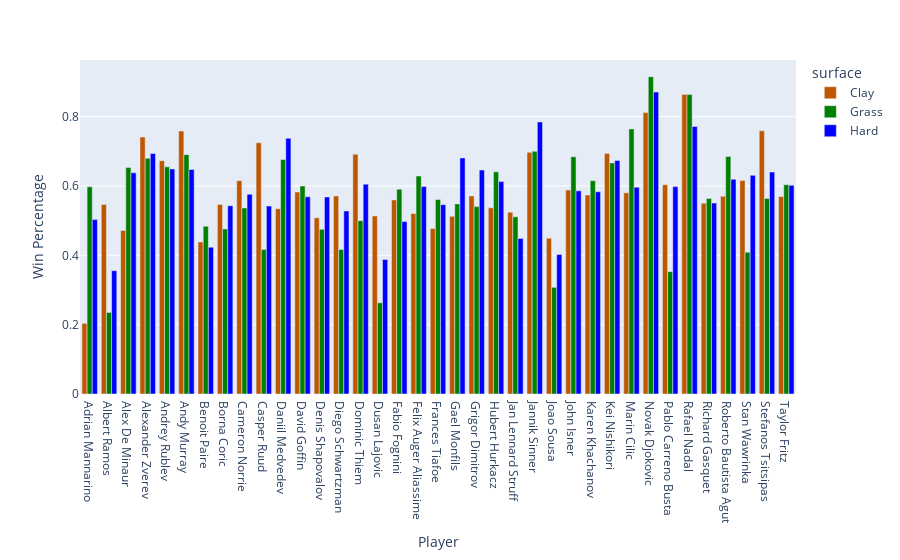

Notebook code cell kept with this figure:
### Markdown cell above
## Who performs best on which surfaces?

### Code cell
pxdata = player_surface[player_surface['total_matches'] >= 300]

color_map = {
    "Clay": "#BF5700",   
    "Grass": "green",  
    "Hard": "blue"     
}

fig = px.bar(pxdata, x = 'player_name', y = 'win_pct', color = 'surface', color_discrete_map = color_map, barmode = 'group', labels = {
    'player_name' : 'Player',
    'win_pct' : 'Win Percentage'
})

fig.show()

### Figure 1 — Plotly figure (JSON) as saved in the notebook; plotly's stock layout.template omitted (floating-point values rounded to 4 significant figures)
{"data": [{"alignmentgroup": "True", "hovertemplate": "surface=Clay<br>Player=%{x}<br>Win Percentage=%{y}<extra></extra>", "legendgroup": "Clay", "marker": {"color": "#BF5700", "pattern": {"shape": ""}}, "name": "Clay", "offsetgroup": "Clay", "orientation": "v", "showlegend": true, "textposition": "auto", "type": "bar", "x": ["Adrian Mannarino", "Albert Ramos", "Alex De Minaur", "Alexander Zverev", "Andrey Rublev", "Andy Murray", "Benoit Paire", "Borna Coric", "Cameron Norrie", "Casper Ruud", "Daniil Medvedev", "David Goffin", "Denis Shapovalov", "Diego Schwartzman", "Dominic Thiem", "Dusan Lajovic", "Fabio Fognini", "Felix Auger Aliassime", "Frances Tiafoe", "Gael Monfils", "Grigor Dimitrov", "Hubert Hurkacz", "Jan Lennard Struff", "Jannik Sinner", "Joao Sousa", "John Isner", "Karen Khachanov", "Kei Nishikori", "Marin Cilic", "Novak Djokovic", "Pablo Carreno Busta", "Rafael Nadal", "Richard Gasquet", "Roberto Bautista Agut", "Stan Wawrinka", "Stefanos Tsitsipas", "Taylor Fritz"], "xaxis": "x", "y": [0.2037, 0.5469, 0.4717, 0.7412, 0.6729, 0.7586, 0.4386, 0.5464, 0.6154, 0.7247, 0.5345, 0.5826, 0.5082, 0.5714, 0.6919, 0.5135, 0.5598, 0.5205, 0.4776, 0.5125, 0.5714, 0.537, 0.5246, 0.697, 0.4496, 0.5882, 0.5741, 0.6939, 0.5802, 0.8117, 0.6038, 0.8641, 0.5505, 0.5703, 0.6162, 0.7591, 0.5696], "yaxis": "y"}, {"alignmentgroup": "True", "hovertemplate": "surface=Grass<br>Player=%{x}<br>Win Percentage=%{y}<extra></extra>", "legendgroup": "Grass", "marker": {"color": "green", "pattern": {"shape": ""}}, "name": "Grass", "offsetgroup": "Grass", "orientation": "v", "showlegend": true, "textposition": "auto", "type": "bar", "x": ["Adrian Mannarino", "Albert Ramos", "Alex De Minaur", "Alexander Zverev", "Andrey Rublev", "Andy Murray", "Benoit Paire", "Borna Coric", "Cameron Norrie", "Casper Ruud", "Daniil Medvedev", "David Goffin", "Denis Shapovalov", "Diego Schwartzman", "Dominic Thiem", "Dusan Lajovic", "Fabio Fognini", "Felix Auger Aliassime", "Frances Tiafoe", "Gael Monfils", "Grigor Dimitrov", "Hubert Hurkacz", "Jan Lennard Struff", "Jannik Sinner", "Joao Sousa", "John Isner", "Karen Khachanov", "Kei Nishikori", "Marin Cilic", "Novak Djokovic", "Pablo Carreno Busta", "Rafael Nadal", "Richard Gasquet", "Roberto Bautista Agut", "Stan Wawrinka", "Stefanos Tsitsipas", "Taylor Fritz"], "xaxis": "x", "y": [0.5977, 0.2353, 0.6531, 0.68, 0.6552, 0.6905, 0.4839, 0.4762, 0.5366, 0.4167, 0.6765, 0.6, 0.475, 0.4167, 0.5, 0.2632, 0.5909, 0.6286, 0.561, 0.5484, 0.5405, 0.641, 0.5111, 0.7, 0.3077, 0.6842, 0.6154, 0.6667, 0.7647, 0.9153, 0.3529, 0.8636, 0.5641, 0.6852, 0.4091, 0.5641, 0.6038], "yaxis": "y"}, {"alignmentgroup": "True", "hovertemplate": "surface=Hard<br>Player=%{x}<br>Win Percentage=%{y}<extra></extra>", "legendgroup": "Hard", "marker": {"color": "blue", "pattern": {"shape": ""}}, "name": "Hard", "offsetgroup": "Hard", "orientation": "v", "showlegend": true, "textposition": "auto", "type": "bar", "x": ["Adrian Mannarino", "Albert Ramos", "Alex De Minaur", "Alexander Zverev", "Andrey Rublev", "Andy Murray", "Benoit Paire", "Borna Coric", "Cameron Norrie", "Casper Ruud", "Daniil Medvedev", "David Goffin", "Denis Shapovalov", "Diego Schwartzman", "Dominic Thiem", "Dusan Lajovic", "Fabio Fognini", "Felix Auger Aliassime", "Frances Tiafoe", "Gael Monfils", "Grigor Dimitrov", "Hubert Hurkacz", "Jan Lennard Struff", "Jannik Sinner", "Joao Sousa", "John Isner", "Karen Khachanov", "Kei Nishikori", "Marin Cilic", "Novak Djokovic", "Pablo Carreno Busta", "Rafael Nadal", "Richard Gasquet", "Roberto Bautista Agut", "Stan Wawrinka", "Stefanos Tsitsipas", "Taylor Fritz"], "xaxis": "x", "y": [0.503, 0.3557, 0.6381, 0.6936, 0.6493, 0.6476, 0.4235, 0.5431, 0.5762, 0.5422, 0.7375, 0.5688, 0.5685, 0.528, 0.6053, 0.3882, 0.4972, 0.5982, 0.5461, 0.6809, 0.646, 0.6128, 0.4486, 0.7848, 0.4027, 0.5861, 0.5833, 0.6735, 0.5966, 0.871, 0.5983, 0.7716, 0.5507, 0.6194, 0.6306, 0.6403, 0.6019], "yaxis": "y"}], "layout": {"barmode": "group", "legend": {"title": {"text": "surface"}, "tracegroupgap": 0}, "margin": {"t": 60}, "xaxis": {"anchor": "y", "domain": [0, 1], "title": {"text": "Player"}}, "yaxis": {"anchor": "x", "domain": [0, 1], "title": {"text": "Win Percentage"}}}}
